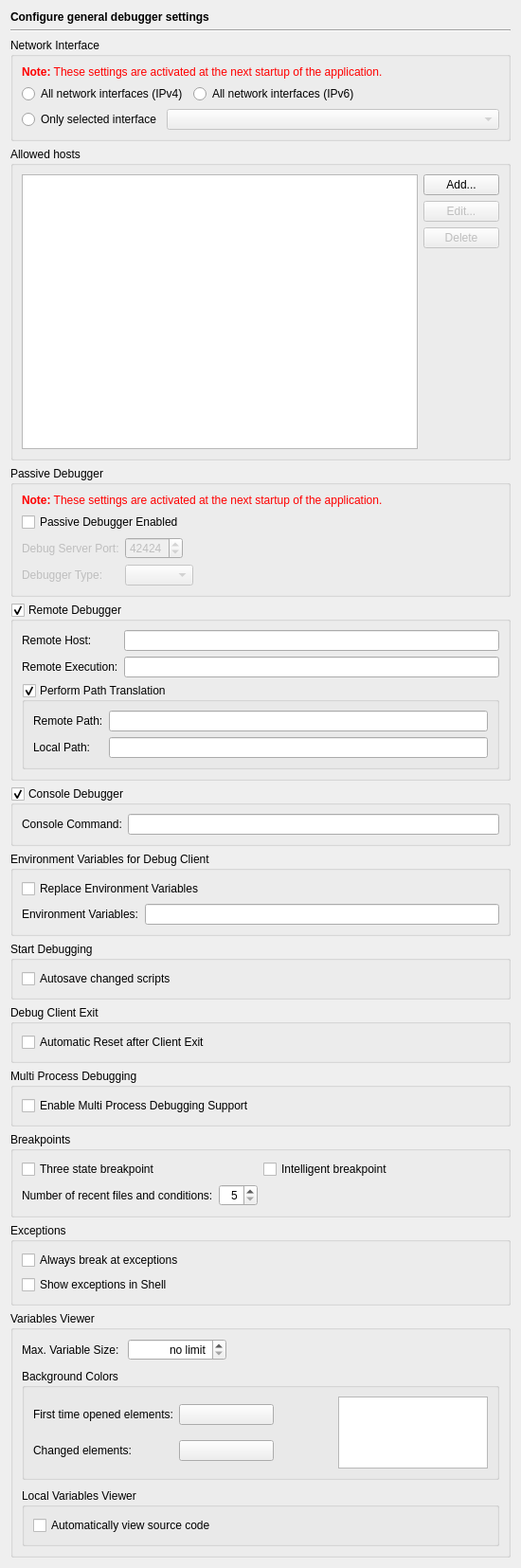
<?xml version="1.0" encoding="UTF-8"?>
<ui version="4.0">
 <class>DebuggerGeneralPage</class>
 <widget class="QWidget" name="DebuggerGeneralPage">
  <property name="geometry">
   <rect>
    <x>0</x>
    <y>0</y>
    <width>550</width>
    <height>1655</height>
   </rect>
  </property>
  <layout class="QVBoxLayout" name="verticalLayout_7">
   <item>
    <widget class="QLabel" name="headerLabel">
     <property name="text">
      <string>&lt;b&gt;Configure general debugger settings&lt;/b&gt;</string>
     </property>
    </widget>
   </item>
   <item>
    <widget class="Line" name="line11">
     <property name="frameShape">
      <enum>QFrame::HLine</enum>
     </property>
     <property name="frameShadow">
      <enum>QFrame::Sunken</enum>
     </property>
     <property name="orientation">
      <enum>Qt::Horizontal</enum>
     </property>
    </widget>
   </item>
   <item>
    <widget class="QGroupBox" name="groupBox_3">
     <property name="title">
      <string>Network Interface</string>
     </property>
     <layout class="QGridLayout" name="gridLayout_2">
      <item row="0" column="0" colspan="4">
       <widget class="QLabel" name="TextLabel1_2_3">
        <property name="text">
         <string>&lt;font color=&quot;#FF0000&quot;&gt;&lt;b&gt;Note:&lt;/b&gt; These settings are activated at the next startup of the application.&lt;/font&gt;</string>
        </property>
       </widget>
      </item>
      <item row="1" column="0" colspan="2">
       <widget class="QRadioButton" name="allInterfacesButton">
        <property name="toolTip">
         <string>Select to listen on all available network interfaces (IPv4 mode)</string>
        </property>
        <property name="text">
         <string>All network interfaces (IPv4)</string>
        </property>
       </widget>
      </item>
      <item row="1" column="2">
       <widget class="QRadioButton" name="all6InterfacesButton">
        <property name="toolTip">
         <string>Select to listen on all available network interfaces (IPv6 mode)</string>
        </property>
        <property name="text">
         <string>All network interfaces (IPv6)</string>
        </property>
       </widget>
      </item>
      <item row="1" column="3">
       <spacer name="horizontalSpacer_5">
        <property name="orientation">
         <enum>Qt::Horizontal</enum>
        </property>
        <property name="sizeHint" stdset="0">
         <size>
          <width>103</width>
          <height>20</height>
         </size>
        </property>
       </spacer>
      </item>
      <item row="2" column="0">
       <widget class="QRadioButton" name="selectedInterfaceButton">
        <property name="toolTip">
         <string>Select to listen on the configured interface</string>
        </property>
        <property name="text">
         <string>Only selected interface</string>
        </property>
       </widget>
      </item>
      <item row="2" column="1" colspan="3">
       <widget class="QComboBox" name="interfacesCombo">
        <property name="enabled">
         <bool>false</bool>
        </property>
        <property name="toolTip">
         <string>Select the network interface to listen on</string>
        </property>
       </widget>
      </item>
     </layout>
    </widget>
   </item>
   <item>
    <widget class="QGroupBox" name="groupBox_4">
     <property name="title">
      <string>Allowed hosts</string>
     </property>
     <layout class="QGridLayout">
      <item row="3" column="1">
       <spacer>
        <property name="orientation">
         <enum>Qt::Vertical</enum>
        </property>
        <property name="sizeHint" stdset="0">
         <size>
          <width>20</width>
          <height>40</height>
         </size>
        </property>
       </spacer>
      </item>
      <item row="2" column="1">
       <widget class="QPushButton" name="deleteAllowedHostButton">
        <property name="enabled">
         <bool>false</bool>
        </property>
        <property name="text">
         <string>Delete</string>
        </property>
       </widget>
      </item>
      <item row="1" column="1">
       <widget class="QPushButton" name="editAllowedHostButton">
        <property name="enabled">
         <bool>false</bool>
        </property>
        <property name="text">
         <string>Edit...</string>
        </property>
       </widget>
      </item>
      <item row="0" column="1">
       <widget class="QPushButton" name="addAllowedHostButton">
        <property name="text">
         <string>Add...</string>
        </property>
       </widget>
      </item>
      <item row="0" column="0" rowspan="4">
       <widget class="QListWidget" name="allowedHostsList">
        <property name="sizePolicy">
         <sizepolicy hsizetype="Expanding" vsizetype="Preferred">
          <horstretch>0</horstretch>
          <verstretch>0</verstretch>
         </sizepolicy>
        </property>
       </widget>
      </item>
     </layout>
    </widget>
   </item>
   <item>
    <widget class="QGroupBox" name="passiveDbgGroup">
     <property name="title">
      <string>Passive Debugger</string>
     </property>
     <layout class="QGridLayout" name="gridLayout">
      <item row="0" column="0" colspan="4">
       <widget class="QLabel" name="TextLabel1_2_2">
        <property name="text">
         <string>&lt;font color=&quot;#FF0000&quot;&gt;&lt;b&gt;Note:&lt;/b&gt; These settings are activated at the next startup of the application.&lt;/font&gt;</string>
        </property>
       </widget>
      </item>
      <item row="1" column="0" colspan="4">
       <widget class="QCheckBox" name="passiveDbgCheckBox">
        <property name="toolTip">
         <string>Enables the passive debug mode</string>
        </property>
        <property name="whatsThis">
         <string>&lt;b&gt;Passive Debugger Enabled&lt;/b&gt;
&lt;p&gt;This enables the passive debugging mode. In this mode the debug client (the script) connects to the debug server (the IDE). The script is started outside the IDE. This way mod_python or Zope scripts can be debugged.&lt;/p&gt;</string>
        </property>
        <property name="text">
         <string>Passive Debugger Enabled</string>
        </property>
       </widget>
      </item>
      <item row="2" column="0">
       <widget class="QLabel" name="passiveDbgPortLabel">
        <property name="enabled">
         <bool>false</bool>
        </property>
        <property name="text">
         <string>Debug Server Port:</string>
        </property>
       </widget>
      </item>
      <item row="2" column="1">
       <widget class="QSpinBox" name="passiveDbgPortSpinBox">
        <property name="enabled">
         <bool>false</bool>
        </property>
        <property name="toolTip">
         <string>Enter the port the debugger should listen on</string>
        </property>
        <property name="whatsThis">
         <string>&lt;b&gt;Debug Server Port&lt;/b&gt;
&lt;p&gt;Enter the port the debugger should listen on.&lt;/p&gt;</string>
        </property>
        <property name="minimum">
         <number>1024</number>
        </property>
        <property name="maximum">
         <number>65535</number>
        </property>
        <property name="value">
         <number>42424</number>
        </property>
       </widget>
      </item>
      <item row="2" column="2" colspan="2">
       <spacer name="horizontalSpacer_2">
        <property name="orientation">
         <enum>Qt::Horizontal</enum>
        </property>
        <property name="sizeHint" stdset="0">
         <size>
          <width>91</width>
          <height>20</height>
         </size>
        </property>
       </spacer>
      </item>
      <item row="3" column="0">
       <widget class="QLabel" name="label">
        <property name="enabled">
         <bool>false</bool>
        </property>
        <property name="text">
         <string>Debugger Type:</string>
        </property>
       </widget>
      </item>
      <item row="3" column="1" colspan="2">
       <widget class="QComboBox" name="passiveDbgBackendCombo">
        <property name="enabled">
         <bool>false</bool>
        </property>
        <property name="toolTip">
         <string>Select the debugger type of the backend</string>
        </property>
       </widget>
      </item>
      <item row="3" column="3">
       <spacer name="horizontalSpacer">
        <property name="orientation">
         <enum>Qt::Horizontal</enum>
        </property>
        <property name="sizeHint" stdset="0">
         <size>
          <width>91</width>
          <height>20</height>
         </size>
        </property>
       </spacer>
      </item>
     </layout>
    </widget>
   </item>
   <item>
    <widget class="QGroupBox" name="remoteDebuggerGroup">
     <property name="toolTip">
      <string>Select, if the debugger should be run remotely</string>
     </property>
     <property name="title">
      <string>Remote Debugger</string>
     </property>
     <property name="checkable">
      <bool>true</bool>
     </property>
     <layout class="QGridLayout">
      <item row="0" column="1">
       <widget class="QLineEdit" name="hostLineEdit">
        <property name="toolTip">
         <string>Enter the hostname of the remote machine.</string>
        </property>
        <property name="whatsThis">
         <string>&lt;b&gt;Remote Host&lt;/b&gt;
&lt;p&gt;Enter the hostname of the remote machine.&lt;/p&gt;</string>
        </property>
       </widget>
      </item>
      <item row="0" column="0">
       <widget class="QLabel" name="hostLabel">
        <property name="text">
         <string>Remote Host:</string>
        </property>
        <property name="buddy">
         <cstring>hostLineEdit</cstring>
        </property>
       </widget>
      </item>
      <item row="1" column="0">
       <widget class="QLabel" name="execLabel">
        <property name="text">
         <string>Remote Execution:</string>
        </property>
        <property name="buddy">
         <cstring>execLineEdit</cstring>
        </property>
       </widget>
      </item>
      <item row="1" column="1">
       <widget class="QLineEdit" name="execLineEdit">
        <property name="toolTip">
         <string>Enter the remote execution command.</string>
        </property>
        <property name="whatsThis">
         <string>&lt;b&gt;Remote Execution&lt;/b&gt;
&lt;p&gt;Enter the remote execution command (e.g. ssh). This command is used to log into the remote host and execute the remote debugger.&lt;/p&gt;</string>
        </property>
       </widget>
      </item>
      <item row="2" column="0" colspan="2">
       <widget class="QGroupBox" name="dbgPathTranslationGroup">
        <property name="toolTip">
         <string>Select, if path translation for remote debugging should be done</string>
        </property>
        <property name="title">
         <string>Perform Path Translation</string>
        </property>
        <property name="checkable">
         <bool>true</bool>
        </property>
        <layout class="QGridLayout" name="_2">
         <item row="1" column="0">
          <widget class="QLabel" name="textLabel2_9">
           <property name="text">
            <string>Local Path:</string>
           </property>
          </widget>
         </item>
         <item row="1" column="1">
          <widget class="QLineEdit" name="dbgTranslationLocalEdit">
           <property name="toolTip">
            <string>Enter the local path</string>
           </property>
          </widget>
         </item>
         <item row="0" column="1">
          <widget class="QLineEdit" name="dbgTranslationRemoteEdit">
           <property name="toolTip">
            <string>Enter the remote path</string>
           </property>
          </widget>
         </item>
         <item row="0" column="0">
          <widget class="QLabel" name="textLabel1_18">
           <property name="text">
            <string>Remote Path:</string>
           </property>
          </widget>
         </item>
        </layout>
       </widget>
      </item>
     </layout>
    </widget>
   </item>
   <item>
    <widget class="QGroupBox" name="consoleDebuggerGroup">
     <property name="toolTip">
      <string>Select, if the debugger should be executed in a console window</string>
     </property>
     <property name="title">
      <string>Console Debugger</string>
     </property>
     <property name="checkable">
      <bool>true</bool>
     </property>
     <layout class="QGridLayout" name="_4">
      <item row="0" column="1">
       <widget class="QLineEdit" name="consoleDbgEdit">
        <property name="toolTip">
         <string>Enter the console command (e.g. xterm -e)</string>
        </property>
        <property name="whatsThis">
         <string>&lt;b&gt;Console Command&lt;/b&gt;
&lt;p&gt;Enter the console command (e.g. xterm -e). This command is used to open a command window for the debugger.&lt;/p&gt;</string>
        </property>
       </widget>
      </item>
      <item row="0" column="0">
       <widget class="QLabel" name="textLabel1_17">
        <property name="text">
         <string>Console Command:</string>
        </property>
       </widget>
      </item>
     </layout>
    </widget>
   </item>
   <item>
    <widget class="QGroupBox" name="groupBox_5">
     <property name="title">
      <string>Environment Variables for Debug Client</string>
     </property>
     <layout class="QGridLayout" name="_3">
      <item row="0" column="0" colspan="2">
       <widget class="QCheckBox" name="debugEnvironReplaceCheckBox">
        <property name="toolTip">
         <string>Select, if the environment should be replaced.</string>
        </property>
        <property name="whatsThis">
         <string>&lt;b&gt;Replace Environment&lt;/b&gt;
&lt;p&gt;If this entry is checked, the environment of the debugger will be replaced by the entries of the environment variables field. If it is unchecked, the environment will be ammended by these settings.&lt;/p&gt;</string>
        </property>
        <property name="text">
         <string>Replace Environment Variables</string>
        </property>
       </widget>
      </item>
      <item row="1" column="0">
       <widget class="QLabel" name="textLabel1_16">
        <property name="text">
         <string>Environment Variables:</string>
        </property>
       </widget>
      </item>
      <item row="1" column="1">
       <widget class="QLineEdit" name="debugEnvironEdit">
        <property name="toolTip">
         <string>Enter the environment variables to be set.</string>
        </property>
        <property name="whatsThis">
         <string>&lt;b&gt;Environment Variables&lt;/b&gt;
&lt;p&gt;Enter the environment variables to be set for the debugger. The individual settings must be separated by whitespace and be given in the form 'var=value'.&lt;/p&gt;
&lt;p&gt;Example: var1=1 var2=&quot;hello world&quot;&lt;/p&gt;</string>
        </property>
       </widget>
      </item>
     </layout>
    </widget>
   </item>
   <item>
    <widget class="QGroupBox" name="groupBox">
     <property name="title">
      <string>Start Debugging</string>
     </property>
     <layout class="QVBoxLayout" name="verticalLayout">
      <item>
       <widget class="QCheckBox" name="debugAutoSaveScriptsCheckBox">
        <property name="toolTip">
         <string>Select, whether changed scripts should be saved upon a debug, run, ... action.</string>
        </property>
        <property name="text">
         <string>Autosave changed scripts</string>
        </property>
       </widget>
      </item>
     </layout>
    </widget>
   </item>
   <item>
    <widget class="QGroupBox" name="groupBox_7">
     <property name="title">
      <string>Debug Client Exit</string>
     </property>
     <layout class="QVBoxLayout" name="verticalLayout_3">
      <item>
       <widget class="QCheckBox" name="automaticResetCheckBox">
        <property name="toolTip">
         <string>Select, whether a reset of the debug client should be performed after a client exit</string>
        </property>
        <property name="text">
         <string>Automatic Reset after Client Exit</string>
        </property>
       </widget>
      </item>
     </layout>
    </widget>
   </item>
   <item>
    <widget class="QGroupBox" name="groupBox_6">
     <property name="title">
      <string>Multi Process Debugging</string>
     </property>
     <layout class="QVBoxLayout" name="verticalLayout_8">
      <item>
       <widget class="QCheckBox" name="multiprocessCheckBox">
        <property name="toolTip">
         <string>Select to enable multiprocess debugging support globally</string>
        </property>
        <property name="text">
         <string>Enable Multi Process Debugging Support</string>
        </property>
       </widget>
      </item>
     </layout>
    </widget>
   </item>
   <item>
    <widget class="QGroupBox" name="groupBox_8">
     <property name="title">
      <string>Breakpoints</string>
     </property>
     <layout class="QGridLayout" name="gridLayout_4">
      <item row="0" column="0">
       <widget class="QCheckBox" name="debugThreeStateBreakPoint">
        <property name="toolTip">
         <string>Select to change the breakpoint toggle order from Off-&gt;On-&gt;Off to Off-&gt;On (permanent)-&gt;On (temporary)-&gt;Off</string>
        </property>
        <property name="text">
         <string>Three state breakpoint</string>
        </property>
       </widget>
      </item>
      <item row="0" column="1">
       <widget class="QCheckBox" name="intelligentBreakPointCheckBox">
        <property name="toolTip">
         <string>Select to move a breakpoint to a line generating executable code</string>
        </property>
        <property name="text">
         <string>Intelligent breakpoint</string>
        </property>
       </widget>
      </item>
      <item row="1" column="0" colspan="2">
       <layout class="QHBoxLayout" name="horizontalLayout_2">
        <item>
         <widget class="QLabel" name="label_4">
          <property name="text">
           <string>Number of recent files and conditions:</string>
          </property>
         </widget>
        </item>
        <item>
         <widget class="QSpinBox" name="recentFilesSpinBox">
          <property name="toolTip">
           <string>Enter the number of recent files and breakpoint conditions to remember</string>
          </property>
          <property name="alignment">
           <set>Qt::AlignRight|Qt::AlignTrailing|Qt::AlignVCenter</set>
          </property>
          <property name="minimum">
           <number>5</number>
          </property>
          <property name="maximum">
           <number>50</number>
          </property>
         </widget>
        </item>
        <item>
         <spacer name="spacer">
          <property name="orientation">
           <enum>Qt::Horizontal</enum>
          </property>
          <property name="sizeHint" stdset="0">
           <size>
            <width>40</width>
            <height>20</height>
           </size>
          </property>
         </spacer>
        </item>
       </layout>
      </item>
     </layout>
    </widget>
   </item>
   <item>
    <widget class="QGroupBox" name="groupBox_9">
     <property name="title">
      <string>Exceptions</string>
     </property>
     <layout class="QVBoxLayout" name="verticalLayout_4">
      <item>
       <widget class="QCheckBox" name="exceptionBreakCheckBox">
        <property name="toolTip">
         <string>Select to always break at exceptions</string>
        </property>
        <property name="text">
         <string>Always break at exceptions</string>
        </property>
       </widget>
      </item>
      <item>
       <widget class="QCheckBox" name="exceptionShellCheckBox">
        <property name="toolTip">
         <string>Select to show exception information in the shell window</string>
        </property>
        <property name="text">
         <string>Show exceptions in Shell</string>
        </property>
       </widget>
      </item>
     </layout>
    </widget>
   </item>
   <item>
    <widget class="QGroupBox" name="groupBox_11">
     <property name="title">
      <string>Variables Viewer</string>
     </property>
     <layout class="QVBoxLayout" name="verticalLayout_6">
      <property name="spacing">
       <number>9</number>
      </property>
      <item>
       <layout class="QHBoxLayout" name="horizontalLayout">
        <item>
         <widget class="QLabel" name="label_2">
          <property name="text">
           <string>Max. Variable Size:</string>
          </property>
         </widget>
        </item>
        <item>
         <widget class="QSpinBox" name="maxSizeSpinBox">
          <property name="toolTip">
           <string>Enter the maximum size of a variable to be shown (0 = no limit)</string>
          </property>
          <property name="alignment">
           <set>Qt::AlignRight|Qt::AlignTrailing|Qt::AlignVCenter</set>
          </property>
          <property name="specialValueText">
           <string>no limit</string>
          </property>
          <property name="showGroupSeparator" stdset="0">
           <bool>true</bool>
          </property>
          <property name="suffix">
           <string> Bytes</string>
          </property>
          <property name="maximum">
           <number>1063256064</number>
          </property>
          <property name="singleStep">
           <number>16384</number>
          </property>
         </widget>
        </item>
        <item>
         <spacer name="horizontalSpacer_3">
          <property name="orientation">
           <enum>Qt::Horizontal</enum>
          </property>
          <property name="sizeHint" stdset="0">
           <size>
            <width>40</width>
            <height>20</height>
           </size>
          </property>
         </spacer>
        </item>
       </layout>
      </item>
      <item>
       <widget class="QGroupBox" name="groupBox_2">
        <property name="title">
         <string>Background Colors</string>
        </property>
        <layout class="QHBoxLayout" name="horizontalLayout_3" stretch="2,1">
         <item>
          <layout class="QGridLayout" name="gridLayout_3">
           <property name="topMargin">
            <number>8</number>
           </property>
           <property name="bottomMargin">
            <number>8</number>
           </property>
           <property name="verticalSpacing">
            <number>16</number>
           </property>
           <item row="1" column="1">
            <widget class="QPushButton" name="backgroundChangedButton">
             <property name="minimumSize">
              <size>
               <width>100</width>
               <height>0</height>
              </size>
             </property>
             <property name="maximumSize">
              <size>
               <width>100</width>
               <height>16777215</height>
              </size>
             </property>
             <property name="toolTip">
              <string>Select the background color for changed items.</string>
             </property>
             <property name="text">
              <string/>
             </property>
            </widget>
           </item>
           <item row="1" column="0">
            <widget class="QLabel" name="label_bgChangedItems">
             <property name="text">
              <string>Changed elements:</string>
             </property>
            </widget>
           </item>
           <item row="0" column="0">
            <widget class="QLabel" name="label_bgFirstLoaded">
             <property name="text">
              <string>First time opened elements:</string>
             </property>
            </widget>
           </item>
           <item row="0" column="1">
            <widget class="QPushButton" name="backgroundNewButton">
             <property name="minimumSize">
              <size>
               <width>100</width>
               <height>0</height>
              </size>
             </property>
             <property name="maximumSize">
              <size>
               <width>100</width>
               <height>16777215</height>
              </size>
             </property>
             <property name="toolTip">
              <string>Select the background color for elements which are loaded for the first time.</string>
             </property>
             <property name="text">
              <string/>
             </property>
            </widget>
           </item>
           <item row="0" column="2">
            <spacer name="horizontalSpacer_4">
             <property name="orientation">
              <enum>Qt::Horizontal</enum>
             </property>
             <property name="sizeHint" stdset="0">
              <size>
               <width>40</width>
               <height>20</height>
              </size>
             </property>
            </spacer>
           </item>
          </layout>
         </item>
         <item>
          <widget class="QListView" name="preView">
           <property name="sizePolicy">
            <sizepolicy hsizetype="Expanding" vsizetype="Ignored">
             <horstretch>0</horstretch>
             <verstretch>0</verstretch>
            </sizepolicy>
           </property>
           <property name="focusPolicy">
            <enum>Qt::NoFocus</enum>
           </property>
           <property name="verticalScrollBarPolicy">
            <enum>Qt::ScrollBarAlwaysOff</enum>
           </property>
           <property name="horizontalScrollBarPolicy">
            <enum>Qt::ScrollBarAlwaysOff</enum>
           </property>
           <property name="editTriggers">
            <set>QAbstractItemView::NoEditTriggers</set>
           </property>
           <property name="alternatingRowColors">
            <bool>true</bool>
           </property>
          </widget>
         </item>
        </layout>
       </widget>
      </item>
      <item>
       <widget class="QGroupBox" name="groupBox_10">
        <property name="title">
         <string>Local Variables Viewer</string>
        </property>
        <layout class="QVBoxLayout" name="verticalLayout_5">
         <item>
          <widget class="QCheckBox" name="autoViewSourcecodeCheckBox">
           <property name="toolTip">
            <string>Automatically view source code when user changes the callstack frame in the callstack viewer.</string>
           </property>
           <property name="text">
            <string>Automatically view source code</string>
           </property>
          </widget>
         </item>
        </layout>
       </widget>
      </item>
     </layout>
    </widget>
   </item>
  </layout>
 </widget>
 <tabstops>
  <tabstop>allInterfacesButton</tabstop>
  <tabstop>all6InterfacesButton</tabstop>
  <tabstop>selectedInterfaceButton</tabstop>
  <tabstop>interfacesCombo</tabstop>
  <tabstop>allowedHostsList</tabstop>
  <tabstop>addAllowedHostButton</tabstop>
  <tabstop>editAllowedHostButton</tabstop>
  <tabstop>deleteAllowedHostButton</tabstop>
  <tabstop>passiveDbgCheckBox</tabstop>
  <tabstop>passiveDbgPortSpinBox</tabstop>
  <tabstop>passiveDbgBackendCombo</tabstop>
  <tabstop>remoteDebuggerGroup</tabstop>
  <tabstop>hostLineEdit</tabstop>
  <tabstop>execLineEdit</tabstop>
  <tabstop>dbgPathTranslationGroup</tabstop>
  <tabstop>dbgTranslationRemoteEdit</tabstop>
  <tabstop>dbgTranslationLocalEdit</tabstop>
  <tabstop>consoleDebuggerGroup</tabstop>
  <tabstop>consoleDbgEdit</tabstop>
  <tabstop>debugEnvironReplaceCheckBox</tabstop>
  <tabstop>debugEnvironEdit</tabstop>
  <tabstop>debugAutoSaveScriptsCheckBox</tabstop>
  <tabstop>automaticResetCheckBox</tabstop>
  <tabstop>multiprocessCheckBox</tabstop>
  <tabstop>debugThreeStateBreakPoint</tabstop>
  <tabstop>intelligentBreakPointCheckBox</tabstop>
  <tabstop>recentFilesSpinBox</tabstop>
  <tabstop>exceptionBreakCheckBox</tabstop>
  <tabstop>exceptionShellCheckBox</tabstop>
  <tabstop>maxSizeSpinBox</tabstop>
  <tabstop>backgroundNewButton</tabstop>
  <tabstop>backgroundChangedButton</tabstop>
  <tabstop>autoViewSourcecodeCheckBox</tabstop>
 </tabstops>
 <resources/>
 <connections>
  <connection>
   <sender>passiveDbgCheckBox</sender>
   <signal>toggled(bool)</signal>
   <receiver>passiveDbgPortLabel</receiver>
   <slot>setEnabled(bool)</slot>
   <hints>
    <hint type="sourcelabel">
     <x>121</x>
     <y>467</y>
    </hint>
    <hint type="destinationlabel">
     <x>107</x>
     <y>498</y>
    </hint>
   </hints>
  </connection>
  <connection>
   <sender>passiveDbgCheckBox</sender>
   <signal>toggled(bool)</signal>
   <receiver>passiveDbgPortSpinBox</receiver>
   <slot>setEnabled(bool)</slot>
   <hints>
    <hint type="sourcelabel">
     <x>219</x>
     <y>467</y>
    </hint>
    <hint type="destinationlabel">
     <x>205</x>
     <y>498</y>
    </hint>
   </hints>
  </connection>
  <connection>
   <sender>selectedInterfaceButton</sender>
   <signal>toggled(bool)</signal>
   <receiver>interfacesCombo</receiver>
   <slot>setEnabled(bool)</slot>
   <hints>
    <hint type="sourcelabel">
     <x>587</x>
     <y>107</y>
    </hint>
    <hint type="destinationlabel">
     <x>307</x>
     <y>137</y>
    </hint>
   </hints>
  </connection>
  <connection>
   <sender>passiveDbgCheckBox</sender>
   <signal>toggled(bool)</signal>
   <receiver>label</receiver>
   <slot>setEnabled(bool)</slot>
   <hints>
    <hint type="sourcelabel">
     <x>78</x>
     <y>467</y>
    </hint>
    <hint type="destinationlabel">
     <x>410</x>
     <y>498</y>
    </hint>
   </hints>
  </connection>
  <connection>
   <sender>passiveDbgCheckBox</sender>
   <signal>toggled(bool)</signal>
   <receiver>passiveDbgBackendCombo</receiver>
   <slot>setEnabled(bool)</slot>
   <hints>
    <hint type="sourcelabel">
     <x>257</x>
     <y>467</y>
    </hint>
    <hint type="destinationlabel">
     <x>484</x>
     <y>497</y>
    </hint>
   </hints>
  </connection>
 </connections>
</ui>
